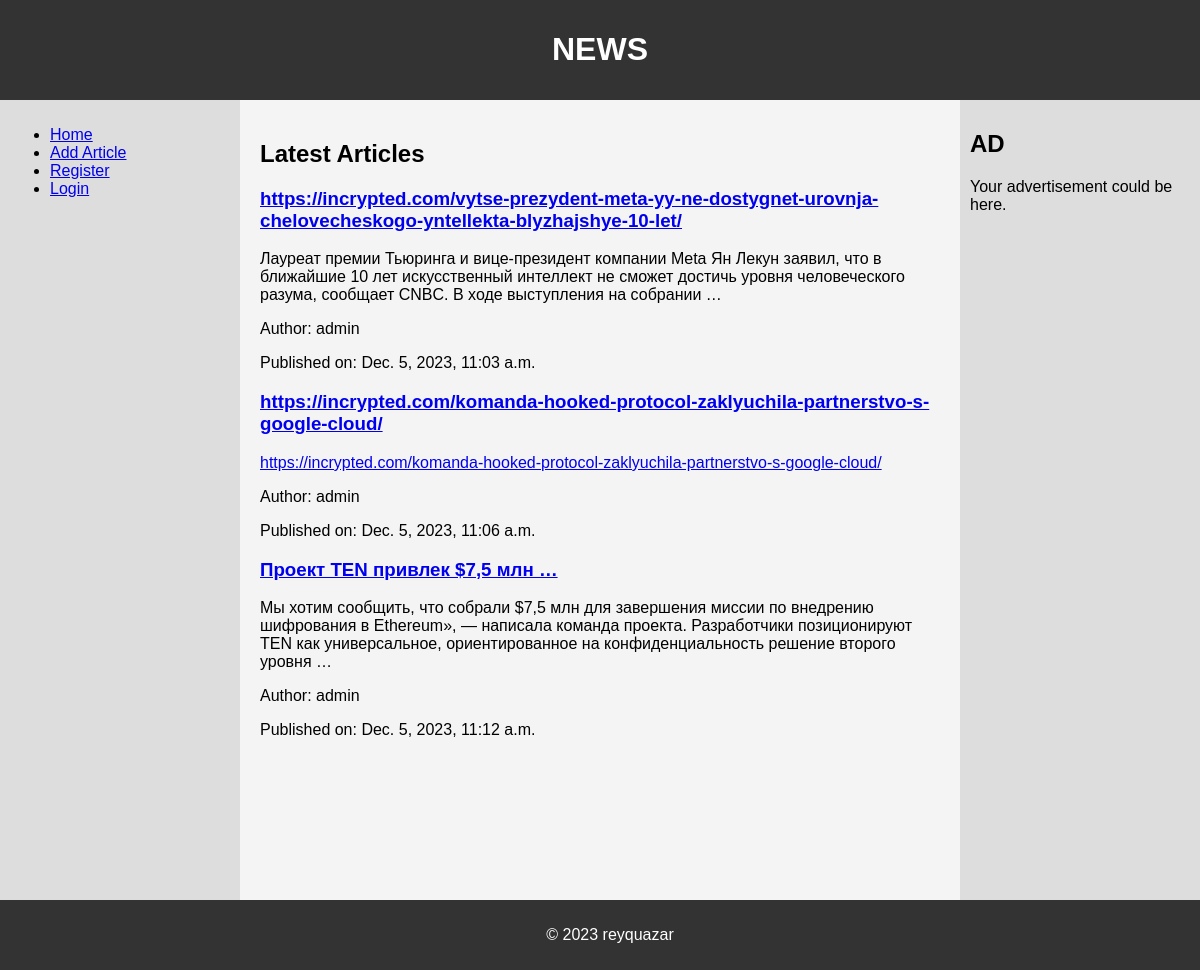
The page / on the database its author committed.
### news/models.py (models this page shows, shortened)
class Article(models.Model):
    title = models.CharField(max_length=200)
    content = models.TextField()
    author = models.ForeignKey(User, on_delete=models.CASCADE)
    created_at = models.DateTimeField(auto_now_add=True)
    photo = models.ImageField(upload_to='article_photos/', blank=True, null=True)
    sources = models.TextField(blank=True)

### news/views.py (the view)
# urls.py: path('', home, name='home'),
def home(request):
    articles = Article.objects.all()
    return render(request, 'news/home.html', {'articles': articles})

### news/templates/news/home.html
{% extends 'news/base.html' %}
{% block content %}
<h2>Latest Articles</h2>
{% for article in articles %}
    <h3><a href="{% url 'article_detail' article.id %}">{{ article.title|truncatewords_html:5 }}</a></h3>
    <p>{{ article.content|truncatewords_html:30|urlize }}</p>
    <p>Author: {{ article.author.username }}</p>
    <p>Published on: {{ article.created_at }}</p>
{% endfor %}
{% endblock %}

### news/templates/news/base.html (shortened to what this page needs)
<!DOCTYPE html>
<html lang="en">
<head>
</head>
<body>
<header>
    <h1>NEWS</h1>
</header>
<nav>
    <ul>
        <li><a href="{% url 'home' %}">Home</a></li>
        <li><a href="{% url 'add_article' %}">Add Article</a></li>
        {% if user.is_authenticated %}
            <li><a href="{% url 'logout' %}"
                   onclick="event.preventDefault(); document.getElementById('logout-form').submit();">Logout</a></li>
            <form id="logout-form" action="{% url 'logout' %}" method="post" style="display: none;">
                {% csrf_token %}
            </form>
        {% else %}
            <li><a href="{% url 'register' %}">Register</a></li>
            <li><a href="{% url 'login' %}">Login</a></li>
        {% endif %}
    </ul>
</nav>
<section>
    {% block content %}{% endblock %}
</section>
<aside>
    <h2>AD</h2>
    <p>Your advertisement could be here.</p>
</aside>
<footer>
    <p>&copy; 2023 reyquazar</p>
</footer>
</body>
</html>

### news/templates/news/base.html (style rules this page uses)
body { font-family: Arial, sans-serif; margin: 0; padding: 0; background-color: #f4f4f4; }
header { background-color: #333; color: white; padding: 10px; text-align: center; }
nav { float: left; width: 20%; background: #ddd; padding: 10px; box-sizing: border-box; height: 100vh; overflow: auto; }
section { float: left; width: 60%; padding: 20px; box-sizing: border-box; }
aside { float: left; width: 20%; background: #ddd; padding: 10px; box-sizing: border-box; height: 100vh; overflow: auto; }
footer { clear: both; background-color: #333; color: white; text-align: center; padding: 10px; position: relative; bottom: 0; width: 100%; }

### rows shown on the page
Article: title "https://incrypted.com/vytse-prezydent-meta-yy-ne-dostygnet-urovnja-chelovecheskogo-yntellekta-blyzhajshye-10-let/", content "Лауреат премии Тьюринга и вице-президент компании Meta Ян Лекун заявил, что в ближайшие 10 лет искусственный интеллект не сможет достичь уровня человеческого разума, сообщает CNBC. В ходе выступления на собрании …", author.username "admin", created_at "Dec. 5, 2023, 11:03 a.m."
Article: title "https://incrypted.com/komanda-hooked-protocol-zaklyuchila-partnerstvo-s-google-cloud/", content "https://incrypted.com/komanda-hooked-protocol-zaklyuchila-partnerstvo-s-google-cloud/", author.username "admin", created_at "Dec. 5, 2023, 11:06 a.m."
Article: title "Проект TEN привлек $7,5 млн …", content "Мы хотим сообщить, что собрали $7,5 млн для завершения миссии по внедрению шифрования в Ethereum», — написала команда проекта. Разработчики позиционируют TEN как универсальное, ориентированное на конфиденциальность решение второго уровня …", author.username "admin", created_at "Dec. 5, 2023, 11:12 a.m."
